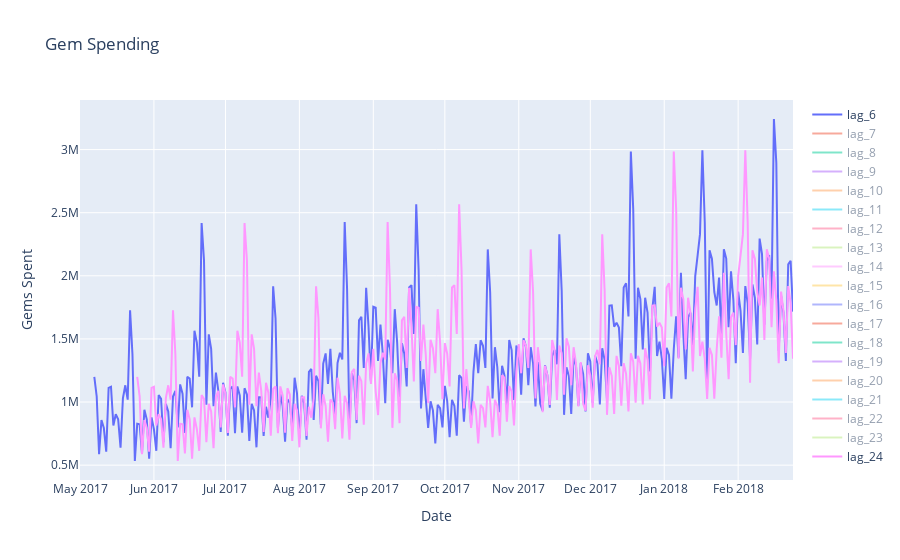

The notebook cell this image was saved under:
### Code cell
# Tell plotly you want to create a figure
fig = go.Figure()
# Go through every unique columns
for i in range(6, 25):
    # Add a trace, and tell plotly.graph_objects you want to create a line chart
    fig.add_trace(go.Scatter(x=data.index, y=data["lag_{}".format(i)],name = str("lag_{}".format(i)),mode = 'lines'))

# Update the layout
fig.update_layout(title='Gem Spending',
                   xaxis_title='Date',
                   yaxis_title='Gems Spent')
fig.show()

### Figure 1 — Plotly figure (JSON) as saved in the notebook; plotly's stock layout.template omitted (floating-point values rounded to 4 significant figures; data arrays with more than 128 entries replaced by an {"elided": "..."} marker saying what was removed)
{"data": [{"mode": "lines", "name": "lag_6", "type": "scatter", "visible": true, "x": {"elided": "300 str values"}, "y": {"elided": "300 int values"}}, {"mode": "lines", "name": "lag_7", "type": "scatter", "visible": "legendonly", "x": {"elided": "300 str values"}, "y": {"elided": "300 int values"}}, {"mode": "lines", "name": "lag_8", "type": "scatter", "visible": "legendonly", "x": {"elided": "300 str values"}, "y": {"elided": "300 int values"}}, {"mode": "lines", "name": "lag_9", "type": "scatter", "visible": "legendonly", "x": {"elided": "300 str values"}, "y": {"elided": "300 int values"}}, {"mode": "lines", "name": "lag_10", "type": "scatter", "visible": "legendonly", "x": {"elided": "300 str values"}, "y": {"elided": "300 int values"}}, {"mode": "lines", "name": "lag_11", "type": "scatter", "visible": "legendonly", "x": {"elided": "300 str values"}, "y": {"elided": "300 int values"}}, {"mode": "lines", "name": "lag_12", "type": "scatter", "visible": "legendonly", "x": {"elided": "300 str values"}, "y": {"elided": "300 int values"}}, {"mode": "lines", "name": "lag_13", "type": "scatter", "visible": "legendonly", "x": {"elided": "300 str values"}, "y": {"elided": "300 int values"}}, {"mode": "lines", "name": "lag_14", "type": "scatter", "visible": "legendonly", "x": {"elided": "300 str values"}, "y": {"elided": "300 int values"}}, {"mode": "lines", "name": "lag_15", "type": "scatter", "visible": "legendonly", "x": {"elided": "300 str values"}, "y": {"elided": "300 int values"}}, {"mode": "lines", "name": "lag_16", "type": "scatter", "visible": "legendonly", "x": {"elided": "300 str values"}, "y": {"elided": "300 int values"}}, {"mode": "lines", "name": "lag_17", "type": "scatter", "visible": "legendonly", "x": {"elided": "300 str values"}, "y": {"elided": "300 int values"}}, {"mode": "lines", "name": "lag_18", "type": "scatter", "visible": "legendonly", "x": {"elided": "300 str values"}, "y": {"elided": "300 int values"}}, {"mode": "lines", "name": "lag_19", "type": "scatter", "visible": "legendonly", "x": {"elided": "300 str values"}, "y": {"elided": "300 int values"}}, {"mode": "lines", "name": "lag_20", "type": "scatter", "visible": "legendonly", "x": {"elided": "300 str values"}, "y": {"elided": "300 int values"}}, {"mode": "lines", "name": "lag_21", "type": "scatter", "visible": "legendonly", "x": {"elided": "300 str values"}, "y": {"elided": "300 int values"}}, {"mode": "lines", "name": "lag_22", "type": "scatter", "visible": "legendonly", "x": {"elided": "300 str values"}, "y": {"elided": "300 int values"}}, {"mode": "lines", "name": "lag_23", "type": "scatter", "visible": "legendonly", "x": {"elided": "300 str values"}, "y": {"elided": "300 int values"}}, {"mode": "lines", "name": "lag_24", "type": "scatter", "x": {"elided": "300 str values"}, "y": {"elided": "300 int values"}}], "layout": {"autosize": true, "title": {"text": "Gem Spending"}, "xaxis": {"autorange": true, "range": ["2017-05-01", "2018-02-24"], "title": {"text": "Date"}, "type": "date"}, "yaxis": {"autorange": true, "range": [382400.0, 3393000.0], "title": {"text": "Gems Spent"}, "type": "linear"}}}
